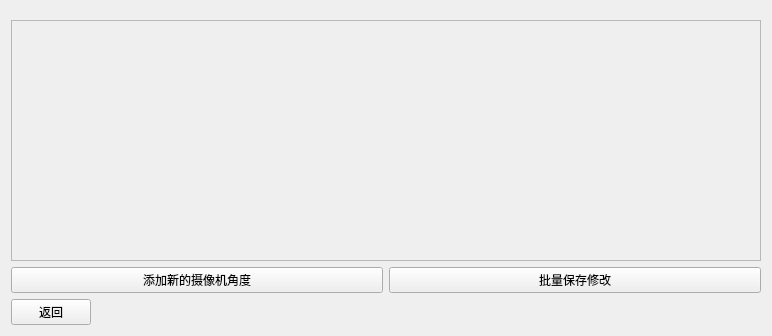
<?xml version="1.0" encoding="UTF-8"?>
<ui version="4.0">
 <class>Form</class>
 <widget class="QWidget" name="Form">
  <property name="geometry">
   <rect>
    <x>0</x>
    <y>0</y>
    <width>768</width>
    <height>336</height>
   </rect>
  </property>
  <property name="windowTitle">
   <string>摄像机设置</string>
  </property>
  <layout class="QVBoxLayout" name="verticalLayout">
   <property name="topMargin">
    <number>20</number>
   </property>
   <item>
    <widget class="QScrollArea" name="scrollArea">
     <property name="sizePolicy">
      <sizepolicy hsizetype="Minimum" vsizetype="Expanding">
       <horstretch>0</horstretch>
       <verstretch>0</verstretch>
      </sizepolicy>
     </property>
     <property name="minimumSize">
      <size>
       <width>750</width>
       <height>0</height>
      </size>
     </property>
     <property name="horizontalScrollBarPolicy">
      <enum>Qt::ScrollBarAlwaysOff</enum>
     </property>
     <property name="widgetResizable">
      <bool>true</bool>
     </property>
     <widget class="QWidget" name="Cam_Item_Scroll">
      <property name="geometry">
       <rect>
        <x>0</x>
        <y>0</y>
        <width>748</width>
        <height>243</height>
       </rect>
      </property>
      <layout class="QVBoxLayout" name="verticalLayout_2">
       <item>
        <spacer name="verticalSpacer">
         <property name="orientation">
          <enum>Qt::Vertical</enum>
         </property>
         <property name="sizeHint" stdset="0">
          <size>
           <width>20</width>
           <height>228</height>
          </size>
         </property>
        </spacer>
       </item>
      </layout>
     </widget>
    </widget>
   </item>
   <item>
    <layout class="QHBoxLayout" name="horizontalLayout">
     <item>
      <widget class="QPushButton" name="Add_Cam_BTN">
       <property name="text">
        <string>添加新的摄像机角度</string>
       </property>
      </widget>
     </item>
     <item>
      <widget class="QPushButton" name="Save_BTN">
       <property name="text">
        <string>批量保存修改</string>
       </property>
      </widget>
     </item>
    </layout>
   </item>
   <item>
    <layout class="QHBoxLayout" name="horizontalLayout_2">
     <item>
      <widget class="QPushButton" name="Back_BTN">
       <property name="text">
        <string>返回</string>
       </property>
      </widget>
     </item>
     <item>
      <spacer name="horizontalSpacer">
       <property name="orientation">
        <enum>Qt::Horizontal</enum>
       </property>
       <property name="sizeHint" stdset="0">
        <size>
         <width>40</width>
         <height>20</height>
        </size>
       </property>
      </spacer>
     </item>
    </layout>
   </item>
  </layout>
 </widget>
 <resources/>
 <connections/>
</ui>
